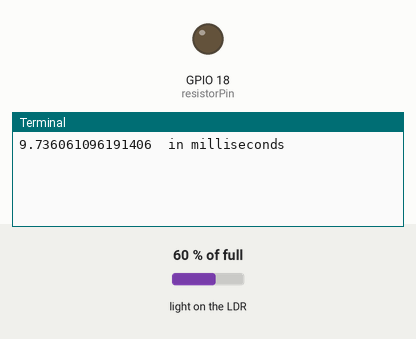
Simulated run of this program. Board: Raspberry Pi (BCM pin numbers). Shown: output pins drawn as LEDs (lit = HIGH), the last lines printed to the terminal. The inputs (shaded band) are chosen by the test bench; at power-on: light on the LDR 60 % of full. The capacitor on the light-sensor pin charges in 0.2 + 60·(1 − level)² ms; the clock reads 2024-03-15 10:24:30 at power-on unless the program sets it.

Above: at 1.2 s.
1.3 s: light on the LDR set to 2 % of full
At 1.3 s:
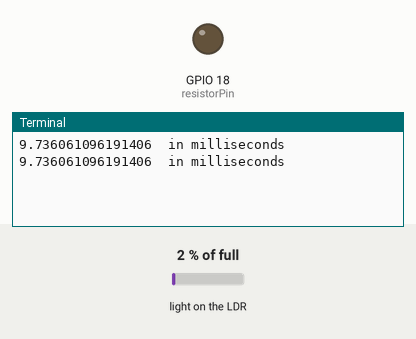
2.8 s: light on the LDR set to 25 % of full
At 4.4 s:
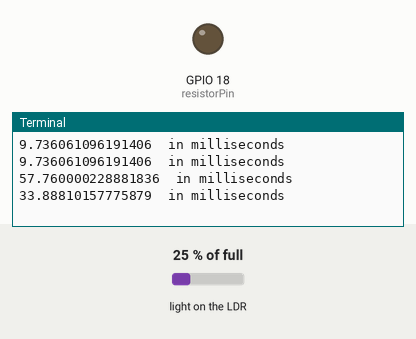
Timing chart, 0 to 5.9 s (numbered marks = the images above; inputs shaded):
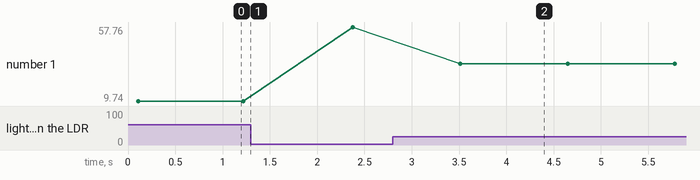

The program:

ldrfunction.py
```python
#save this program as ldrfunction.py
#Library
import RPi.GPIO as GPIO
import time
from time import sleep
#Component Setup
GPIO.setmode(GPIO.BCM)
resistorPin = 18

#functions
def getchargingtime():
    GPIO.setup(resistorPin, GPIO.OUT)
    GPIO.output(resistorPin, GPIO.LOW)
    time.sleep(0.1)

    GPIO.setup(resistorPin, GPIO.IN)
    currentTime = time.time()
    diff = 0

    while(GPIO.input(resistorPin) == GPIO.LOW):
        charging_time  = time.time() - currentTime
        diff = charging_time * 1000
        #charging time convert to milliseconds

    return diff #charging time in milliseconds

#Program
while True:
    lightintensity=getchargingtime()
    print(lightintensity, " in milliseconds")
    sleep(1)
```

Measured:
- after the input at 2.8 s, the terminal: prints a new line after 0.71 s (image 2)
- plotted number 1: 9.74 → 57.76 after the input at 1.3 s, 57.76 → 33.89 after the input at 2.8 s
